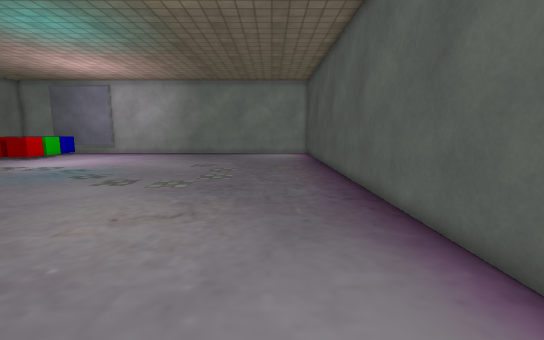
view 1 (above)

16 first-person views from a walk through a scene from a Unity 3-D project. The camera is 1.2 m above the floor, tilts 8° down and sees 90° across. The floor is counted in squares, 0.5 m on a side. Each view is taken from the middle of a square. On the plan, view 1 faces up. The plan holds only what a view shows up to about 18 squares ahead; the rest is blank. The player is left out. Some surface patterns are stand-ins.

view 2
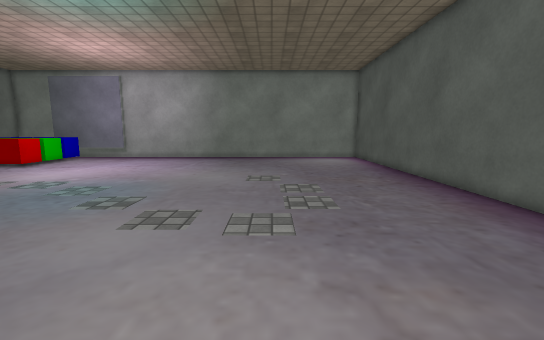

view 3
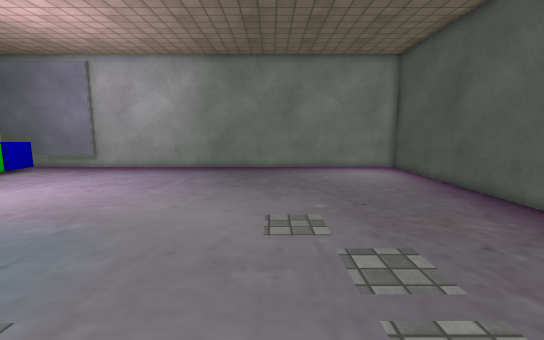

view 4
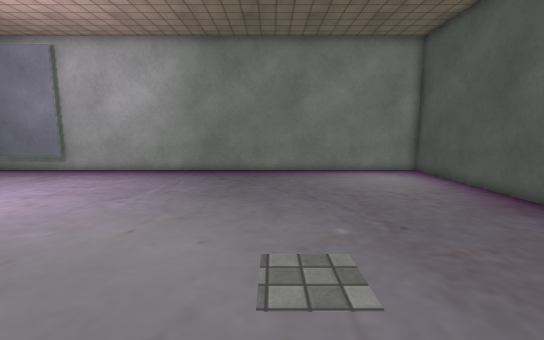

view 5
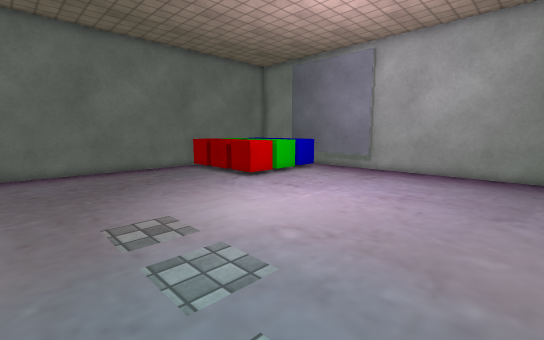

view 6
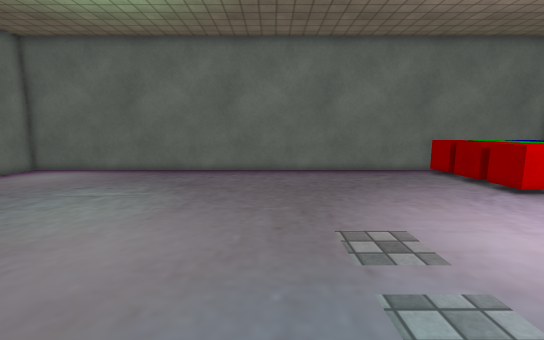

view 7
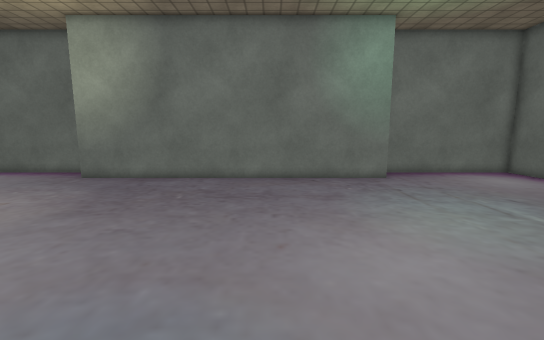

view 8
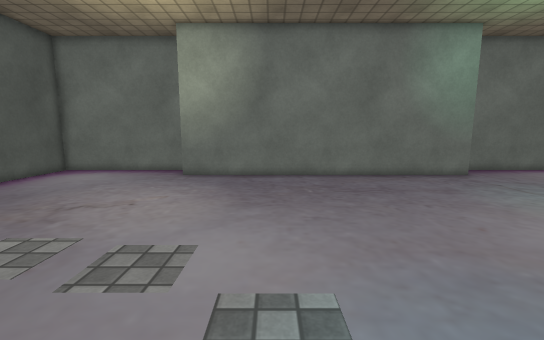

view 9
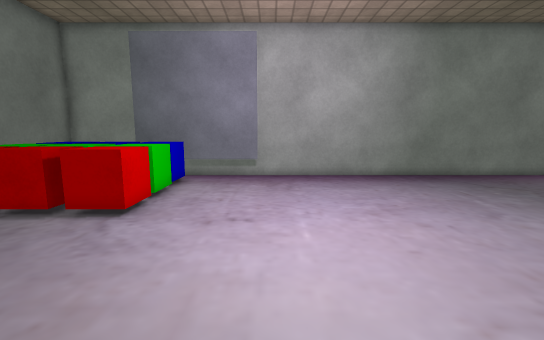

view 10
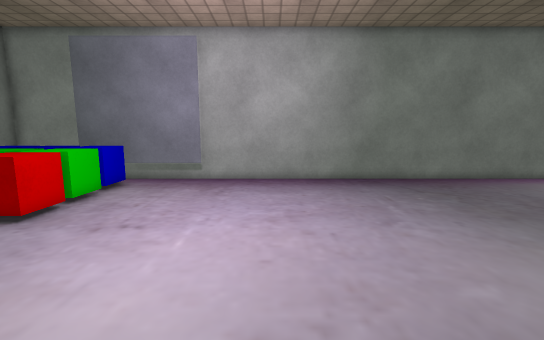

view 11
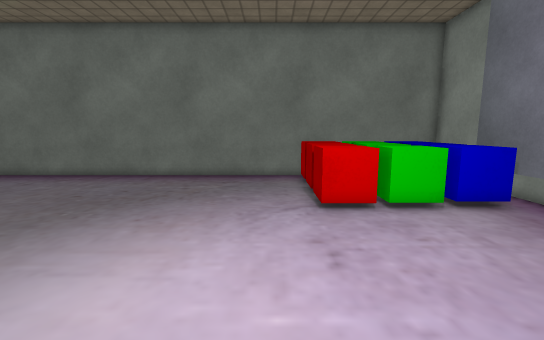

view 12
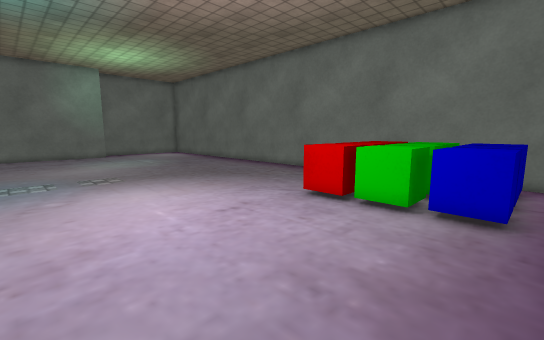

view 13
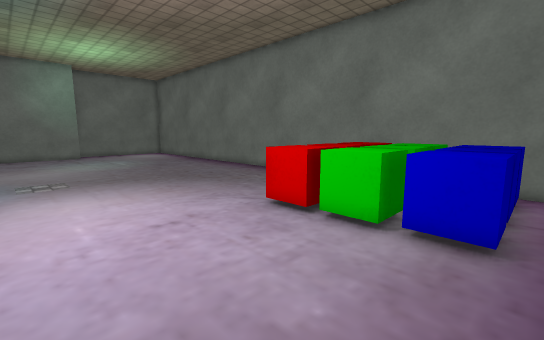

view 14
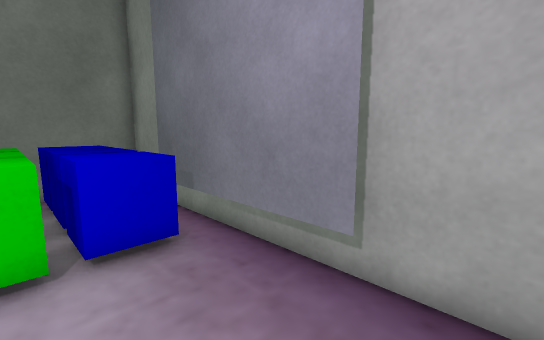

view 15
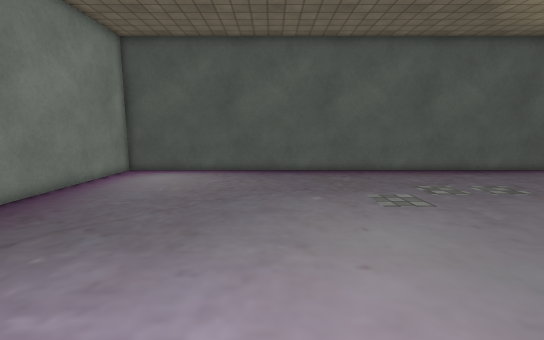

view 16
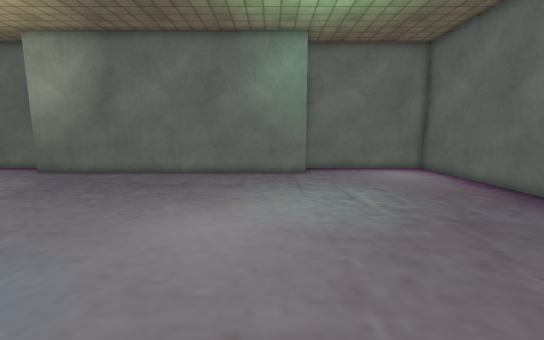

### Floor plan
Points are (right, up) in squares from view 1. A wall is a line through its corners. A room is listed if a view was taken in it or the views show most of it. See-through windows are left out.
Room 1 (views 1, 2, 3, 4, 5, 6, 7, 8, 9, 10, 11, 12, 13, 14, 15, 16)
walls: (-20.1, 0.9) (-4, 0.9); (-17.6, 30.4) (-23.5, 30.4); (-3.5, -1) (4, -1) (4, 31) (-28, 31) (-28, -1) (-20.2, -1)
objects: other object (-27, 24) to (-26, 25); other object (-27, 26) to (-26, 27); other object (-27, 28) to (-26, 30); other object (-25, 24) to (-24, 25); other object (-25, 26) to (-24, 27); other object (-25, 28) to (-24, 30); other object (-23, 24) to (-21, 25); other object (-23, 26) to (-21, 27); other object (-23, 28) to (-21, 30)

Positions as (right, up) in squares from view 1, and headings:
1: (0, 0), facing up
2: (-4, 5), facing up
3: (-5, 11), facing up
4: (-5, 14), facing up
5: (-10, 14), facing up-left
6: (-11, 14), facing left
7: (-14, 15), facing down
8: (-9, 16), facing down
9: (-17, 16), facing up
10: (-14, 16), facing up
11: (-13, 22), facing left
12: (-13, 30), facing down-left
13: (-15, 30), facing down-left
14: (-16, 27), facing up-left
15: (-13, 22), facing right
16: (-18, 17), facing down
